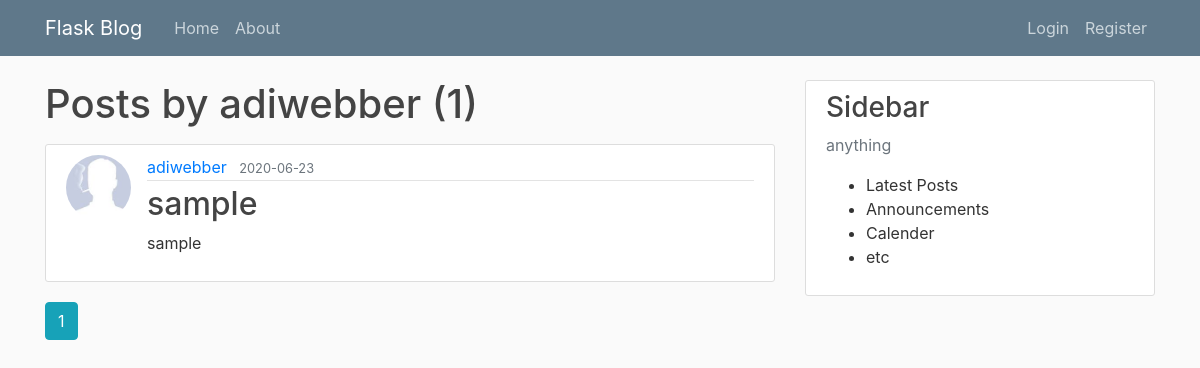
Page /user/adiwebber on the earlier database version.
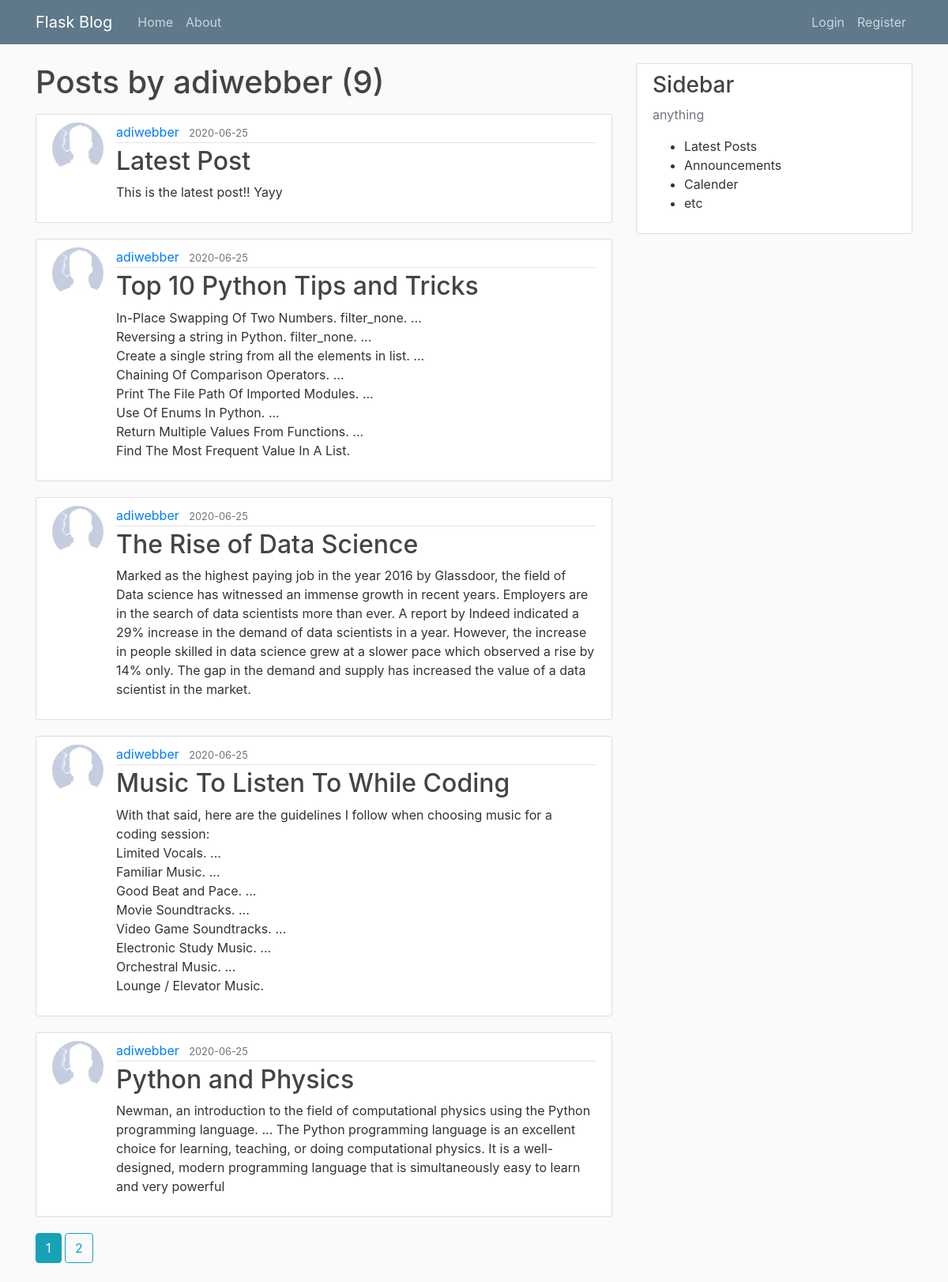
Same page on the later database version.
### flaskblog/models.py (models this page shows, shortened)
class User(db.Model, UserMixin):
    id = db.Column(db.Integer, primary_key=True)
    username = db.Column(db.String(20), unique=True, nullable=False)
    email = db.Column(db.String(120), unique=True, nullable=False)
    image_file = db.Column(db.String(20), nullable=False, default='default.jpg')
    password = db.Column(db.String(60), nullable=False)
    posts = db.relationship('Post', backref='author', lazy=True)

class Post(db.Model):
    id = db.Column(db.Integer, primary_key=True)
    title = db.Column(db.String(100), nullable=False)
    date_posted = db.Column(db.DateTime, nullable=False, default=datetime.utcnow)
    content = db.Column(db.Text, nullable=False)
    user_id = db.Column(db.Integer, db.ForeignKey('user.id'), nullable=False)

### flaskblog/routes.py (the view)
@app.route("/user/<string:username>")
def user_posts(username):
    page = request.args.get('page', 1, type=int)
    user = User.query.filter_by(username=username).first_or_404()
    posts = Post.query.filter_by(author=user).order_by(Post.date_posted.desc()).paginate(per_page=5, page=page)
    return render_template('user_posts.html', title='Home', posts = posts, user=user)

### flaskblog/templates/user_posts.html (shortened to what this page needs)
{% extends 'layout.html' %}
{% block content %}
    <h1 class="mb-3">Posts by {{ user.username }} ({{ posts.total }})</h1>
    {% for post in posts.items %}
    <article class="media content-section">
      <img class="rounded-circle article-img" src="{{ url_for('static', filename='profile_pics/' + post.author.image_file )}}">
        <div class="media-body">
          <div class="article-metadata">
            <a class="mr-2" href="{{ url_for('user_posts', username= post.author.username )}}">{{ post.author.username }}</a>
            <small class="text-muted">{{ post.date_posted.strftime('%Y-%m-%d') }}</small>
          </div>
          <h2><a class="article-title" href="{{ url_for('post', post_id=post.id) }}">{{ post.title }}</a></h2>
          <p class="article-content">{{ post.content }}</p>
        </div>
      </article>
    {% endfor %}
    {% for page_num in posts.iter_pages(left_edge=1, right_edge=1, left_current=1, right_current=2) %}
      {% if page_num %}
        {% if posts.page == page_num %}
          <a class="btn btn-info mb-4" href="{{ url_for('user_posts', username=user.username, page= page_num) }}">{{ page_num }}</a>
        {% else %}
          <a class="btn btn-outline-info mb-4" href="{{ url_for('user_posts',username=user.username, page= page_num) }}">{{ page_num }}</a>
        {% endif %}
      {% else %}
        ...
      {% endif %}
    {% endfor %}
{% endblock content %}

### flaskblog/templates/layout.html (shortened to what this page needs)
<!DOCTYPE html>
<html>
<head>
    <link rel="stylesheet" href="https://stackpath.bootstrapcdn.com/bootstrap/4.5.0/css/bootstrap.min.css">
    <link rel="stylesheet" type="text/css" href="{{ url_for('static', filename='main.css') }}">
</head>
<body>
    <header class="site-header">
        <nav class="navbar navbar-expand-md navbar-dark bg-steel fixed-top">
            <div class="container">
                <a class="navbar-brand mr-4" href="/">Flask Blog</a>
                <div class="collapse navbar-collapse" id="navbarToggle">
                    <div class="navbar-nav mr-auto">
                        <a class="nav-item nav-link" href="{{ url_for('home') }}">Home</a>
                        <a class="nav-item nav-link" href="{{ url_for('about') }}">About</a>
                    </div>
                    <div class="navbar-nav">
                        {% if current_user.is_authenticated %}
                            <a class="nav-item nav-link" href="{{ url_for('new_post') }}">New Post</a>
                            <a class="nav-item nav-link" href="{{ url_for('account') }}">Account</a>
                            <a class="nav-item nav-link" href="{{ url_for('logout') }}">Logout</a>
                        {% else %}
                            <a class="nav-item nav-link" href="{{ url_for('login') }}">Login</a>
                            <a class="nav-item nav-link" href="{{ url_for('register') }}">Register</a>
                        {% endif %}
                    </div>
                </div>
            </div>
        </nav>
    </header>
    <main role="main" class="container">
        <div class="row">
            <div class="col-md-8">
                {% block content%} {% endblock %}
            </div>
            <div class="col-md-4">
                <div class="content-section">
                    <h3> Sidebar</h3>
                    <p class="text-muted">anything
                        <ul>
                            <li>Latest Posts</li>
                            <li>Announcements</li>
                            <li> Calender</li>
                            <li>etc</li>
                        </ul>
                    </p>
                </div>
            </div>
        </div>
    </main>
</body>
</html>

### flaskblog/static/main.css (style rules this page uses)
body { background: #fafafa; color: #333333; margin-top: 5rem; }
h1, h2, h3, h4, h5, h6 { color: #444444; }
.bg-steel { background-color: #5f788a; }
.site-header .navbar-nav .nav-link { color: #cbd5db; }
.content-section { background: #ffffff; padding: 10px 20px; border: 1px solid #dddddd; border-radius: 3px; margin-bottom: 20px; }
.article-title { color: #444444; }
.article-content { white-space: pre-line; }
.article-img { height: 65px; width: 65px; margin-right: 16px; }
.article-metadata { padding-bottom: 1px; margin-bottom: 4px; border-bottom: 1px solid #e3e3e3 }

Differences in the rows shown:
no longer on this page (row unchanged): Post: image_file (placeholder picture), author.username "adiwebber", date_posted "2020-06-23", title "sample", content "sample"
added Post: image_file (placeholder picture), author.username "adiwebber", date_posted "2020-06-25", title "Latest Post", content "This is the latest post!! Yayy"
added Post: image_file (placeholder picture), author.username "adiwebber", date_posted "2020-06-25", title "Top 10 Python Tips and Tricks", content "In-Place Swapping Of Two Numbers. filter_none. ... Reversing a string in Python. filter_none. ... Create a single string from all the elements in list. ... Chaining Of Comparison Operators. ... Print The File Path Of Imported Modules. ... Use Of Enums In Python. ... Return Multiple Values From Functions. ... Find The Most Frequent Value In A List."
added Post: image_file (placeholder picture), author.username "adiwebber", date_posted "2020-06-25", title "The Rise of Data Science", content "Marked as the highest paying job in the year 2016 by Glassdoor, the field of Data science has witnessed an immense growth in recent years. Employers are in the search of data scientists more than ever. A report by Indeed indicated a 29% increase in the demand of data scientists in a year. However, the increase in people skilled in data science grew at a slower pace which observed a rise by 14% only. The gap in the demand and supply has increased the value of a data scientist in the market."
added Post: image_file (placeholder picture), author.username "adiwebber", date_posted "2020-06-25", title "Music To Listen To While Coding", content "With that said, here are the guidelines I follow when choosing music for a coding session: Limited Vocals. ... Familiar Music. ... Good Beat and Pace. ... Movie Soundtracks. ... Video Game Soundtracks. ... Electronic Study Music. ... Orchestral Music. ... Lounge / Elevator Music."
added Post: image_file (placeholder picture), author.username "adiwebber", date_posted "2020-06-25", title "Python and Physics", content "Newman, an introduction to the field of computational physics using the Python programming language. ... The Python programming language is an excellent choice for learning, teaching, or doing computational physics. It is a well-designed, modern programming language that is simultaneously easy to learn and very powerful"
Other differences:
{{ posts.total }}: "1" → "9"
new list line: "2"
